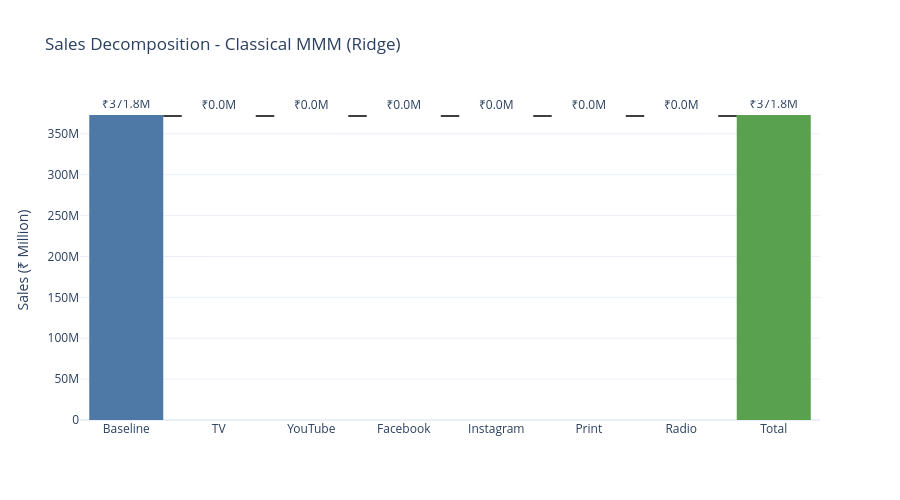

Notebook code cell kept with this figure:
### Markdown cell above
## 3. Waterfall Chart — Classical MMM

### Code cell
# =============================================================================
# Waterfall Chart - Classical MMM Decomposition
# =============================================================================

# Build waterfall data for Classical MMM
waterfall_components = ['Baseline'] + [channel_display.get(ch, ch) for ch in channels]
waterfall_values = [classical_baseline] + [classical_decomp.get(ch, 0) for ch in channels]

# Calculate running total for waterfall
running_total = []
cumsum = 0
for i, val in enumerate(waterfall_values):
    if i == 0:
        running_total.append(0)  # Starting point
        cumsum = val
    else:
        running_total.append(cumsum)
        cumsum += val

# Add final total
waterfall_components.append('Total')
waterfall_values.append(sum(waterfall_values))
running_total.append(0)

# Create waterfall chart
fig = go.Figure(go.Waterfall(
    name = "Sales Decomposition",
    orientation = "v",
    measure = ["relative"] * (len(waterfall_components) - 1) + ["total"],
    x = waterfall_components,
    textposition = "outside",
    text = [f"₹{v/1e6:.1f}M" if v > 0 else f"₹{v/1e6:.1f}M" for v in waterfall_values],
    y = waterfall_values,
    connector = {"line": {"color": "rgb(63, 63, 63)"}},
    decreasing = {"marker": {"color": "#E15759"}},
    increasing = {"marker": {"color": "#4E79A7"}},
    totals = {"marker": {"color": "#59A14F"}}
))

fig.update_layout(
    title = "Sales Decomposition - Classical MMM (Ridge)",
    showlegend = False,
    height = 500,
    yaxis_title = "Sales (₹ Million)",
    template = "plotly_white"
)

fig.write_image("../outputs/figures/decomposition_waterfall.png", scale=2)
fig.show()
print("✅ Saved: ../outputs/figures/decomposition_waterfall.png")

### Figure 1 — Plotly figure (JSON) as saved in the notebook; plotly's stock layout.template omitted (floating-point values rounded to 4 significant figures)
{"data": [{"connector": {"line": {"color": "rgb(63, 63, 63)"}}, "decreasing": {"marker": {"color": "#E15759"}}, "increasing": {"marker": {"color": "#4E79A7"}}, "measure": ["relative", "relative", "relative", "relative", "relative", "relative", "relative", "total"], "name": "Sales Decomposition", "orientation": "v", "text": ["₹371.8M", "₹0.0M", "₹0.0M", "₹0.0M", "₹0.0M", "₹0.0M", "₹0.0M", "₹371.8M"], "textposition": "outside", "totals": {"marker": {"color": "#59A14F"}}, "type": "waterfall", "x": ["Baseline", "TV", "YouTube", "Facebook", "Instagram", "Print", "Radio", "Total"], "y": [371800000.0, 0, 0, 0, 0, 0, 0, 371800000.0]}], "layout": {"height": 500, "showlegend": false, "title": {"text": "Sales Decomposition - Classical MMM (Ridge)"}, "yaxis": {"title": {"text": "Sales (₹ Million)"}}}}
